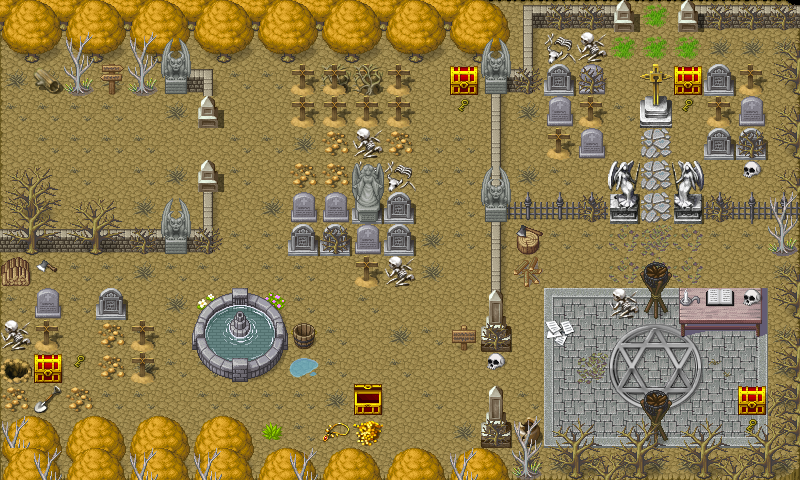

Rendered tile map (Tiled .tmx) drawn with the repository's tilesets; below, a short description and the map source with its tile grids summarised:
An orthogonal 25x15 tile map with 32x32 px tiles, 5 tile layers (suelo, decoracion, obstaculos, premios, ...), 2 tilesets.

<map version="1.2" tiledversion="1.3.4" orientation="orthogonal" renderorder="right-down" width="25" height="15" tilewidth="32" tileheight="32" infinite="0" nextlayerid="7" nextobjectid="1">
 <tileset firstgid="1" source="Tileset1.tsx" />
 <tileset firstgid="1065" name="Tileset2" tilewidth="32" tileheight="32" tilecount="4096" columns="64">
  <image source="Tileset2.png" width="2048" height="2048" />
 </tileset>
 <layer id="1" name="suelo" width="25" height="15">
  <data>[375 cells, 375 non-empty, 18 distinct tile ids]</data>
 </layer>
 <layer id="3" name="decoracion" width="25" height="15">
  <data>[375 cells, 173 non-empty, 37 distinct tile ids]</data>
 </layer>
 <layer id="4" name="obstaculos" width="25" height="15">
  <data>[375 cells, 180 non-empty, 55 distinct tile ids]</data>
 </layer>
 <layer id="6" name="premios" width="25" height="15">
  <data>[375 cells, 6 non-empty, 3 distinct tile ids]</data>
 </layer>
 <layer id="5" name="profundidad" width="25" height="15">
  <data>[375 cells, 49 non-empty, 22 distinct tile ids]</data>
 </layer>
</map>
